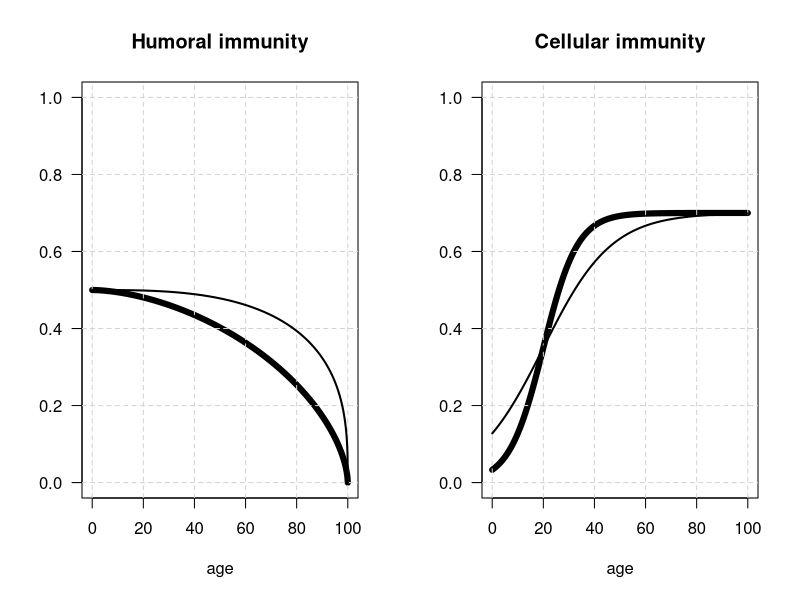

Reproduce this figure in R.

# Humoral immunity

q <- 100
x <- seq(0,q,length.out = 1e3)

plot.hum <- function(x,q,p,h0, add) {
	y <- h0 * ( (q^p-(x)^p)^(1/p) )/q
	if(!add){
		plot(x,y,typ='l',lwd=6, 
			 main='Humoral immunity',
			 ylab='',xlab='age',
			 ylim = c(0,1),las=1)
		grid(lty=2)	}
	if(add){
		lines(x,y,typ='l',lwd=2)
	}
}

# Cellular immunity
plot.cel <- function(slope,add) {
	agemax <- 100
	# slope <- 3	
	pivot <- 20
	b <- slope/pivot
	x <- seq(0,agemax,length.out = 1000)
	imm.max <- 0.7
	y <- imm.max/(1+exp(-slope*(x/pivot-1)))
	
	if(!add){
		plot(x,y,typ='l', xlim=c(0,agemax), 
			 main='Cellular immunity',
			 las=1, 
			 xlab='age',ylab='',
			 ylim=c(0,1),lwd=6)
		grid(lty=2)
	}
	if(add){
		lines(x,y,lwd=2)
	}
}

save.plot <- F# TRUE
if(save.plot) pdf('../figures/immunity.pdf',width = 12, height = 6)
par(mfrow=c(1,2))
h0 <- 0.5
plot.hum(x,q=100,p=1.7,h0, add=F)
plot.hum(x,q=100,p=3.0,  h0, add=T)
plot.cel(slope=3, add=F)
plot.cel(slope=1.5, add=T)
if(save.plot) dev.off()


